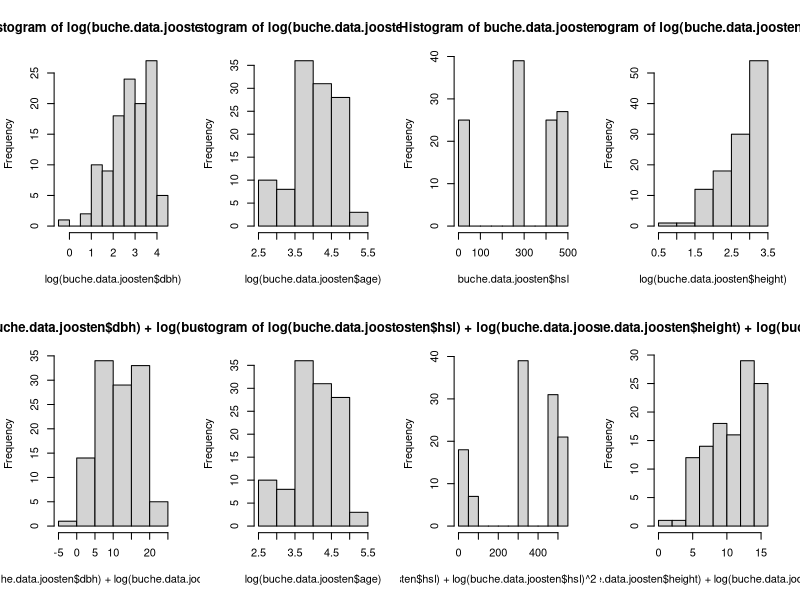

The R source for this figure:
# Setzen des Working Directory
# setwd("~/Documents/Master Data Science/Statistische Verfahren/Projekt/Statistische-Verfahren--Projekt-4.1-Buche/Aufgabenstellung")
# Laden der Daten aus CSV
buche.data = read.csv("buche.csv", sep=",")
head(buche.data)
# Seed fuer den Random Number Generator
set.seed(0)

# Aufteilen des Datensatzes in Teildatensaetze jedes einzelogen Autors
buche.data.joosten = subset(buche.data, buche.data[,1] == "Joosten")

## Best subset selection
# 1. maximales Modell festlegen
# 2. alle Teilmodelle sind Kandidatenmodelle
# 3. Entscheidung basierend auf Mallow's Cp
# 4. Schaetzer fuer SPSE = Cp * sigma2.max + n* sigma2.max

## leaps
require("leaps")

# joosten
buche.bss.joosten = regsubsets(log(biom)~1+ I(log(dbh))+I(log(dbh)^2)+I(log(age))+I(log(age)^2)+I(log(height))+I(log(height)^2)+hsl+I(hsl^2)+I(log(hsl))+I(log(hsl)^2), data = buche.data.joosten, nbest = 3) ## nbest = 3, jeweils die drei besten Modelle gleicher Parameterzahl
# summary(buche.bss.joosten)

summary(buche.bss.joosten)$cp
summary(buche.bss.joosten)$which[22,] # Modell 22 liefert betragsmaessig besten CP-Wert (8.344969)

m.joosten = lm(log(biom)~1+ I(log(dbh))+I(log(dbh)^2)+I(log(age))+I(log(height))+I(log(height)^2)+hsl+I(log(hsl))+I(log(hsl)^2), data = buche.data.joosten)

## Simulation
# Genutzter Datensatz und Anzal der Outputs fuer Kreuzvalidierung
buche.data.used = buche.data.joosten

# Anzahl der Beobachtungen fuer den gewaehlten Datensatz
numberObs = nrow(buche.data.used)

cross.length.out = numberObs

# Initialisierung
SPSE = rep(0,4)
SPSE.theo = rep(0,4)
n = 1000
reps = 100

## Kreuzalidierung
index = rep(1:10, length.out = cross.length.out)

par(mfrow = c(2,4))
hist(log(buche.data.joosten$dbh))
hist(log(buche.data.joosten$age))
hist(buche.data.joosten$hsl)
hist(log(buche.data.joosten$height))
hist(log(buche.data.joosten$dbh) + log(buche.data.joosten$dbh)^2)
hist(log(buche.data.joosten$age))
hist(log(buche.data.joosten$hsl) + log(buche.data.joosten$hsl)^2 + buche.data.joosten$hsl)
hist(log(buche.data.joosten$height) + log(buche.data.joosten$height)^2)


for(m in 1:4){
  for(j in 1:reps){
    index = sample(index)
    i = c(1:(m+1))
    ## Zerlegung
    buche.test= buche.data.used[index %in% i,]
    buche.design= buche.data.used[!(index %in% i),]
    
    ## Simulation
    biom.mean = mean(buche.design$biom)
    biom.sd = sd(buche.design$biom)
    #biom.sim = rnorm(n, mean = biom.mean, sd = biom.sd)
    
    age.mean = mean(buche.design$age)
    age.sd = sd(buche.design$age)
    age.sim = rnorm(n, mean = age.mean, sd = age.sd)
    
    dbh.mean = mean(buche.design$dbh)
    dbh.sd = sd(buche.design$dbh)
    dbh.sim = rnorm(n, mean = dbh.mean, sd = dbh.sd)
    
    height.mean = mean(buche.design$height)
    height.sd = sd(buche.design$height)
    height.sim = rnorm(n, mean = height.mean, sd = height.sd)
    
    hsl.mean = mean(buche.design$hsl)
    hsl.sd = sd(buche.design$hsl)
    hsl.sim = rnorm(n, mean = hsl.mean, sd = hsl.sd)
    
    m.joosten.design = lm(log(biom)~1+ I(log(dbh))+I(log(dbh)^2)+I(log(age))+I(log(height))+I(log(height)^2)+hsl+I(log(hsl))+I(log(hsl)^2), data = buche.design)
    buche.sim.temp = data.frame(age = age.sim, dbh = dbh.sim, height = height.sim, hsl = hsl.sim)
    biom.sim = predict(m.joosten.design, newdata=buche.sim.temp)
    
    buche.sim = data.frame(biom = biom.sim, age = age.sim, dbh = dbh.sim, height = height.sim, hsl = hsl.sim)
    
    # Muessen die simulierten Biomassedaten nicht zu den Parametern passen? Wie wird das erreicht?
    # Wie bekommen wir Simulierte Parameter zu den simulierten Biomassedaten?
    # In einer Loesung von vorherigen Studenten wurden einfach zufaellig Daten aus der Designmatrix mit den simulierten Biomassedaten verknuepft. Wieso ist das zielfuehrend?
    
    ## Parameterschaetzung
    #TODO: verwenden der Simulationsdaten fuer die Berechunung der Parameter
    m.joosten = lm(log(biom)~1+ I(log(dbh))+I(log(dbh)^2)+I(log(age))+I(log(height))+I(log(height)^2)+hsl+I(log(hsl))+I(log(hsl)^2), data = buche.sim)
   
    ## Prognosefehler
    
    ## Erwarteter SPSE
    SPSE[m] = SPSE[m] + sum((log(buche.test$biom)-predict(m.joosten, newdata=buche.test))^2)
    
    ## Theoretischer SPSE
    # SPSE = n*sd^2 + (bias ist NULL, da Zufallszahlen Erwartungstreu) + |M|*sd^2
    numberObs.sim = nrow(buche.design)  # Anzahl der Beobachtungen fuer den gewaehlten Datensatz
    SPSE.theo[m] = SPSE.theo[m] + n*biom.sd^2 + numberObs.sim*biom.sd^2 
    
  }
  SPSE[m] = SPSE[m]/reps
  SPSE.theo[m] = SPSE.theo[m]/reps
}

## Schaetzung auf Grund von RSS
#m.joosten = lm(log(biom)~1+ I(log(dbh))+I(log(dbh)^2)+I(log(age))+I(log(height))+I(log(height)^2)+hsl+I(log(hsl))+I(log(hsl)^2), data = buche.test)

#RSS = sum(residuals(m.joosten)^2)


#summary(m.joosten)
#sigma2.max = RSS/(cross.length.out-9) # Wie wird sigma2.max berechnet? woher kam bei aufgabe 8 die -19? Number of coefficients in max model?

#SPSE1 = RSS + 2*sigma2.max*length(coef(m.joosten))

#c(SPSE1 ,SPSE2 ,SPSE3 ,SPSE4)

## Best subset selection
# 1. maximales Modell festlegen
# 2. alle Teilmodelle sind Kandidatenmodelle
# 3. Entscheidung basierend auf Mallow's Cp
# 4. Schaetzer fuer SPSE = Cp * sigma2.max + n* sigma2.max

## leaps
#require("leaps")

#buche.bss = regsubsets(log(biom)~1+ I(log(dbh))+I(log(dbh)^2)+I(log(height))+I(log(height)^2)+I(log(age))+hsl, data = buche.data.used, nbest = 3) ## nbest = 3, jeweils die drei besten Modelle gleicher Parameterzahl
#summary(buche.bss)


#summary(buche.bss)$cp
#par(mar=c(0, 0, 1600, 16))
#plot(summary(buche.bss)$cp)

#summary(buche.bss)$cp*sigma2.max + cross.length.out* sigma2.max
